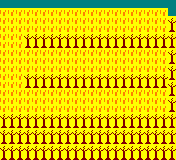

The image is a tile-based game level rendered from a .tmx file. Its description and complete source (layers, tilesets, objects, tile grids) follow:
An orthogonal 22x20 tile map with 8x8 px tiles, 1 tile layer (Capa de Patrones 1).

<map version="1.0" tiledversion="2018.06.01" orientation="orthogonal" renderorder="right-down" width="22" height="20" tilewidth="8" tileheight="8" infinite="0" nextlayerid="2" nextobjectid="1">
 <tileset firstgid="1" name="tiles" tilewidth="8" tileheight="8" tilecount="45" columns="9">
  <image source="../../tiles.png" width="72" height="40" />
 </tileset>
 <layer id="1" name="Capa de Patrones 1" width="22" height="20">
  <data encoding="csv">
16,16,16,16,16,16,16,16,16,16,16,16,16,16,16,16,16,16,16,16,16,16,
11,11,11,11,11,11,11,11,11,11,11,11,11,11,11,11,11,11,11,11,11,16,
11,11,11,11,11,11,11,11,11,11,11,11,11,11,11,11,11,11,11,11,11,39,
11,11,11,11,11,11,11,11,11,11,11,11,11,11,11,11,11,11,11,11,11,40,
11,11,11,39,39,39,39,39,39,39,39,39,39,39,39,39,39,39,39,39,39,39,
11,11,11,40,40,40,40,40,40,40,40,40,40,40,40,40,40,40,40,40,40,40,
11,11,11,11,11,11,11,11,11,11,11,11,11,11,11,11,11,11,11,11,11,39,
11,11,11,11,11,11,11,11,11,11,11,11,11,11,11,11,11,11,11,11,11,40,
11,11,11,11,11,11,11,11,11,11,11,11,11,11,11,11,11,11,11,11,11,39,
11,11,11,39,39,39,39,39,39,39,39,39,39,39,39,39,39,39,39,39,39,40,
11,11,11,40,40,40,40,40,40,40,40,40,40,40,40,40,40,40,40,40,40,39,
11,11,11,11,11,11,11,11,11,11,11,11,11,11,11,11,11,11,11,11,11,40,
11,11,11,11,11,11,11,11,11,11,11,11,11,11,11,11,11,11,11,11,11,39,
11,11,11,11,11,11,11,11,11,11,11,11,11,11,11,11,11,11,11,11,11,40,
39,39,39,39,39,39,39,39,39,39,39,39,39,39,39,39,39,39,39,39,39,39,
40,40,40,40,40,40,40,40,40,40,40,40,40,40,40,40,40,40,40,40,40,40,
39,39,39,39,39,39,39,39,39,39,39,39,39,39,39,39,39,39,39,39,39,39,
40,40,40,40,40,40,40,40,40,40,40,40,40,40,40,40,40,40,40,40,40,40,
39,39,39,39,39,39,39,39,39,39,39,39,39,39,39,39,39,39,39,39,39,39,
40,40,40,40,40,40,40,40,40,40,40,40,40,40,40,40,40,40,40,40,40,40
</data>
 </layer>
</map>
